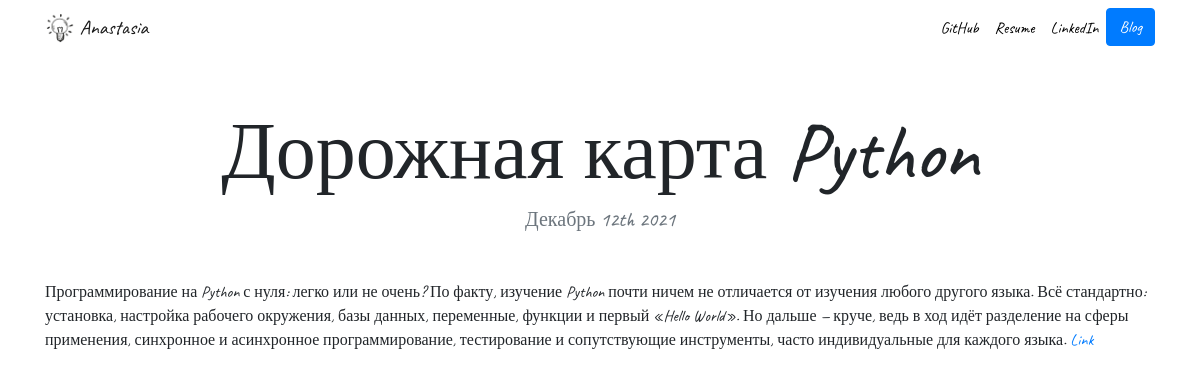
The app's page /blog/4/ with its own data.
### blog/models.py (models this page shows, shortened)
class Blog(models.Model):
    title = models.CharField(max_length=250)
    description = models.TextField()
    date = models.DateField()

### blog/views.py (the view)
# urls.py: path('<int:blog_id>/', views.detail, name='detail'),
def detail(request, blog_id):
    blog = get_object_or_404(Blog, pk=blog_id)
    return render(request, 'blog/detail.html', {'blog':blog})

### blog/templates/blog/detail.html
{% extends "portfolio/base.html" %}
{% load static %}
{% block content %}
<h1 class="text-center mt-5" id="blogdetailtitle">{{ blog.title }}</h1>
<h5 class="text-center text-muted mb-5">{{ blog.date|date:'F jS Y' }}</h5>
{{ blog.description|safe }}
{% endblock %}

### portfolio/static/portfolio/custom.css (style rules this page uses)
body { font-family: 'Caveat', cursive; }
@media (min-width: 992px) { #blogdetailtitle { font-size: 5rem; } }

### records on screen
Blog: title "Дорожная карта Python", date "Декабрь 12th 2021", description "Программирование на Python с нуля: легко или не очень? По факту, изучение Python почти ничем не отличается от изучения любого другого языка. Всё стандартно: установка, настройка рабочего окружения, базы данных, переменные, функции и первый «Hello World». Но дальше — круче, ведь в ход идёт разделение на сферы применения, синхронное и асинхронное программирование, тестирование и сопутствующие инструменты, часто индивидуальные для каждого языка. Link"
